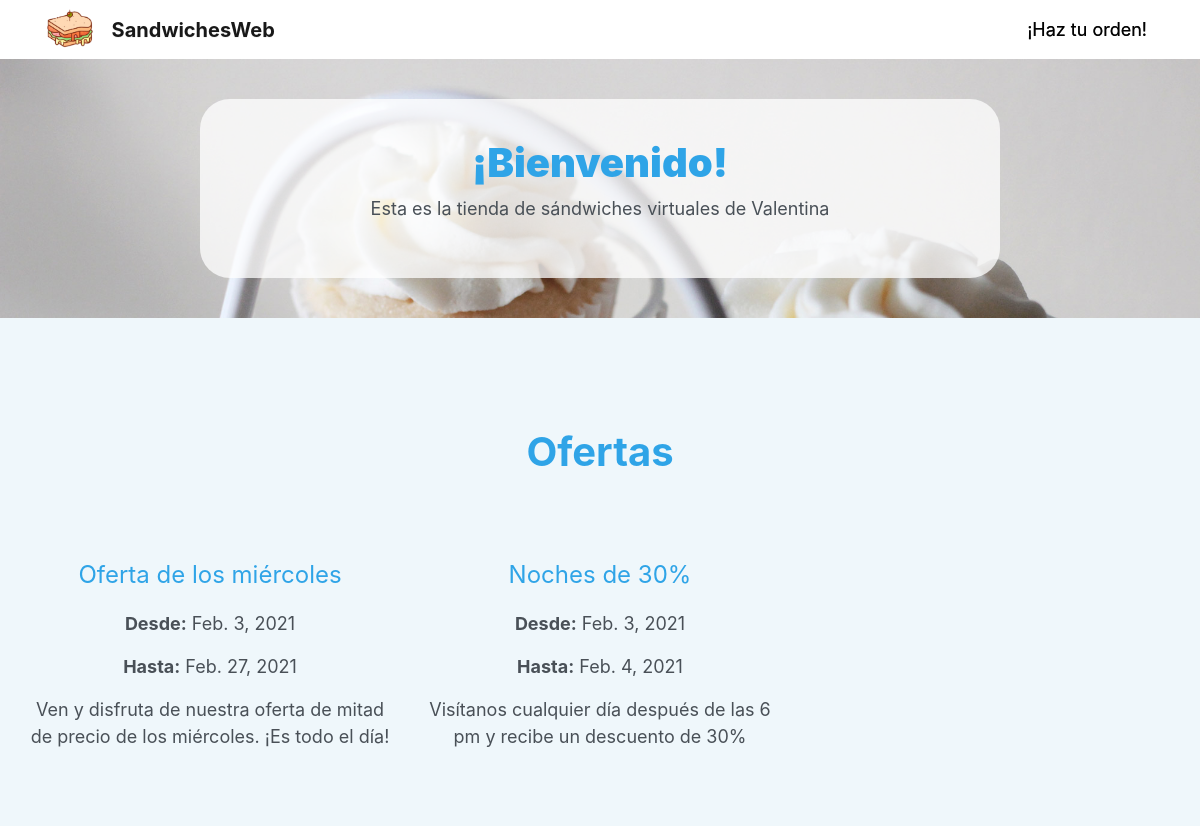
/sandwichesweb/, run on the app's committed database.
### sandwichesweb/models.py (models this page shows, shortened)
class BaseEntity(models.Model):
	class Meta:
		abstract = True
	is_activated = models.BooleanField(default=True)

class Promotion(BaseEntity):
	class Meta(BaseEntity.Meta):
		db_table = 'SW_Promotion'.lower()
		verbose_name = 'Oferta'
		verbose_name_plural = 'Ofertas'
	name = models.CharField(
		"nombre de la oferta",
		max_length=48
	)
	description = models.CharField(
		"descripción de la oferta",
		max_length=100,
		null=True
	)
	start_date = models.DateField(
		"fecha en que inicia la oferta",
		default=date.today
	)
	end_date = models.DateField(
		"fecha en que termina la oferta",
		null=True
	)
	discount = models.DecimalField(
		"descuento de la oferta",
		max_digits=3,
		decimal_places=2
	)
	schedule = models.ForeignKey(
		'ScheduleProm',
		on_delete=models.CASCADE,
		limit_choices_to={
			'is_activated': True
		},
	)

### sandwichesweb/views.py (the view)
# urls.py: path('', views.index_view, name='index'),
def index_view(request):
	template = 'sandwichesweb/index.html'
	promotions_list = Promotion.objects.filter(is_activated=True)
	context = {
		'promotions_list': promotions_list,
	}
	return render(request, template, context)

### sandwichesweb/templates/sandwichesweb/index.html (shortened to what this page needs)
{% load static %}
<!DOCTYPE html>
<html>
<head>
    <link rel="stylesheet" href="https://cdnjs.cloudflare.com/ajax/libs/bootswatch/4.5.3/cerulean/bootstrap.min.css">
    <link rel="stylesheet" href="https://maxcdn.icons8.com/fonts/line-awesome/1.1/css/line-awesome.min.css">
    <link rel="stylesheet" href="{% static 'sandwichesweb/css/Contact-Form-Clean.css' %}">
    <link rel="stylesheet" href="https://cdnjs.cloudflare.com/ajax/libs/aos/2.3.4/aos.css">
    <link rel="stylesheet" href="{% static 'sandwichesweb/css/styles.css' %}">
</head>
<body>
    <nav class="navbar navbar-light navbar-expand-md sticky-top">
        <div class="container"><img id="logo" src="{% static 'sandwichesweb/images/logo.png' %}"><a class="navbar-brand" href="{% url 'sandwichesweb:index' %}"><strong>SandwichesWeb</strong></a>
            <div class="collapse navbar-collapse" id="navcol-1">
                <ul class="nav navbar-nav ml-auto">
                    <li class="nav-item"><a class="nav-link active" href="{% url 'sandwichesweb:order' %}" style="text-shadow: 0px 0px;">¡Haz tu orden!</a></li>
                </ul>
            </div>
        </div>
    </nav>
    <div id="promo">
        <div class="jumbotron">
            <h1><strong>¡Bienvenido!</strong></h1>
            <p>Esta es la tienda de sándwiches virtuales de Valentina</p>
        </div>
    </div>
    <div class="dark-section">
        <div class="container site-section" id="why">
            <h1><strong>Ofertas</strong></h1>
            <div class="row" id="why-choose-us-row">
                {% for promotion in promotions_list %}
                    <div class="col-md-4 item" id="great-taste-column">
                        <h2>{{ promotion.name }}</h2>
                        <p><strong>Desde:</strong> {{ promotion.start_date }}</p>
                        {% if promotion.end_date %}
                            <p><strong>Hasta:</strong> {{ promotion.end_date }}</p>
                        {% endif %}
                        <p>{{ promotion.description }}</p>
                    </div>
                {% endfor %}
            </div>
        </div>
    </div>
</body>
</html>

### sandwichesweb/static/sandwichesweb/css/styles.css (style rules this page uses)
body { font-family: "Source Sans Pro",-apple-system,BlinkMacSystemFont,"Segoe UI",Roboto,"Helvetica Neue",Arial,sans-serif,"Apple Color Emoji","Segoe UI Emoji","Segoe UI Symbol"; font-size: large; }
#logo { max-height: 42px; margin-right: 18px; margin-top: -3px; display: inline-block; }
h1 { font-weight: 600; }
.navbar { background-color: white; }
#promo { text-align: center; padding: 40px; background: url("/mysite/sandwichesweb/static/sandwichesweb/images/background.jpg") no-repeat; background-size: cover; }
#promo .jumbotron { border-radius: 30px; padding: 40px; background-color: rgba(255, 255, 255, 0.75); max-width: 800px; margin: 0 auto; }
.site-section { text-align: center; padding: 50px 0 60px; }
.dark-section { background-color: #eff7fb; }
.site-section h1 { font-weight: normal; margin-bottom: 30px; margin-top: 60px; }
#why .item { padding-top: 36px; }
#why .item h2 { font-weight: normal; margin-top: 19px; margin-bottom: 20px; font-size: 24px; }
.navbar-light .navbar-nav .active > .nav-link, .navbar-light .navbar-nav .nav-link.active, .navbar-light .navbar-nav .nav-link.show, .navbar-light .navbar-nav .show > .nav-link { color: rgba(0,0,0,.9); }
p { margin-top: 0; margin-bottom: 1rem; }

### data on the page
Promotion: name "Oferta de los miércoles", start_date "Feb. 3, 2021", end_date "Feb. 27, 2021", description "Ven y disfruta de nuestra oferta de mitad de precio de los miércoles. ¡Es todo el día!"
Promotion: name "Noches de 30%", start_date "Feb. 3, 2021", end_date "Feb. 4, 2021", description "Visítanos cualquier día después de las 6 pm y recibe un descuento de 30%"
